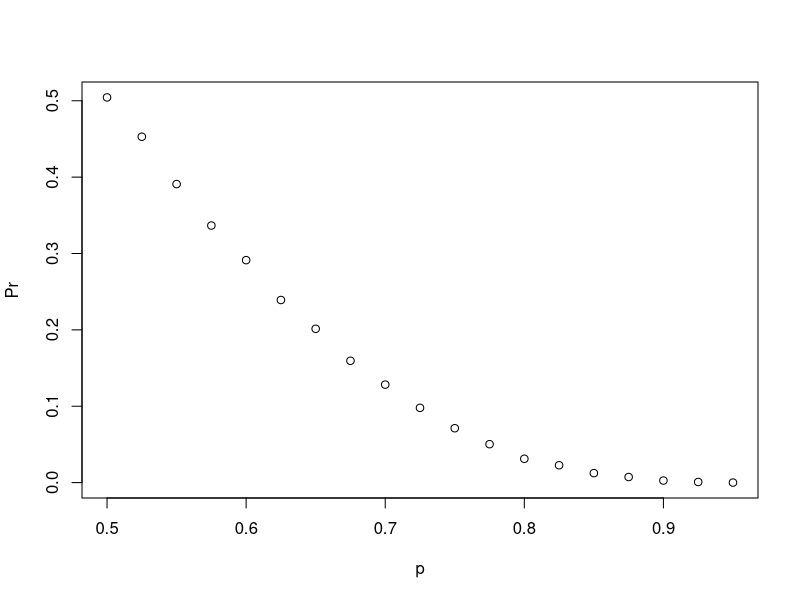
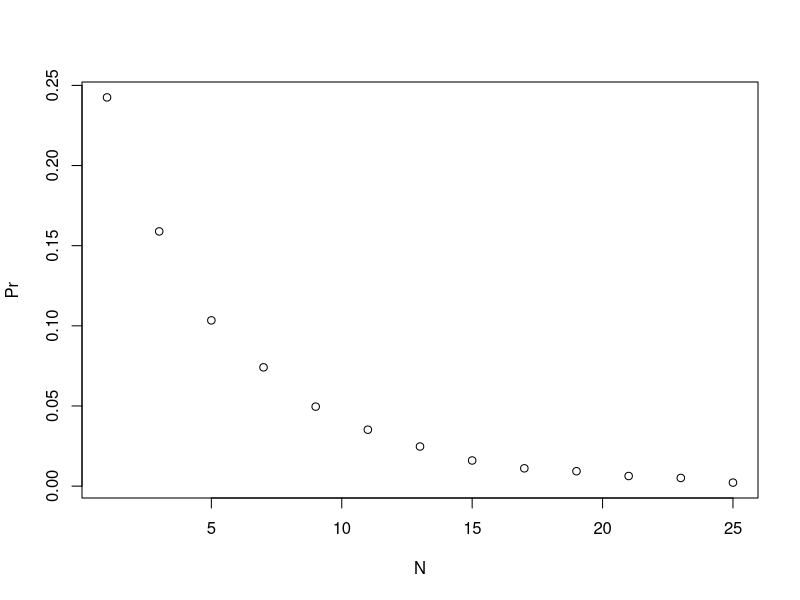

Here is the R script that generated these plots, in order:
###### Section 1.1 Introduction to Discrete Probability ######

### Assessment: Intro to Discrete Probability (on edx)

  #Imagine a box containing 3 cyan balls, 5 magenta balls, and 7 yellow balls. 

balls <- rep(c("cyan", "magenta", "yellow"), times = c(3,5,7))

  #Q1: What is the probability of drawing one cyan ball? 0.2

    mean(balls == "cyan")
  
  #Q2: What is the probability that the ball will not be cyan? 0.8
    mean(!balls == "cyan")
    
  #Q3: Consider sampling without replacement. What is the probability that the first draw is cyan and the second draw is not cyan?
    (3/15)*(12/14)
  
  #Q4: COnsider sampling w/replacement. What is the probability that the first draw is cyan and that the second draw is not cyan?
    mean(balls == "cyan") * mean(!balls == "cyan")
    3/15 * 12/15 #alternative
  
#### Assessment: Intro to Discrete Probability (datacamp; same problems as edx only solved differently)
    cyan <- 3
    magenta <- 5
    yellow <- 7
    
  #Q1: What is the probability of drawing one cyan ball?
    p <- cyan/(cyan + magenta + yellow)
  #Q2: Using the probability of choosing a cyan ball, p, calculate the probability of choosing any other ball.
    1-p
  #Q3: Consider sampling without replacement. What is the probability that the first draw is cyan and the second draw is not cyan?
      #Calculate the conditional probability p_2 of choosing a ball that is not cyan after one cyan ball has been removed from the box.
      #Calculate the joint probability of both choosing a cyan ball on the first draw and a ball that is not cyan on the second draw using
      #p_1 and p_2
    p_2 <- 12/14
    p_1 <- cyan/(cyan + magenta + yellow)
    p_1 * p_2
  #Q4: COnsider sampling w/replacement. What is the probability that the first draw is cyan and that the second draw is not cyan?
      #Calculate the probability p_2 of choosing a ball that is not cyan on the second draw, with replacement. Next, use p_1 and p_2 to 
      #calculate the probability of choosing a cyan ball on the first draw and a ball that is not cyan on the second draw (after replacing
      #the first ball).
    p_1 <- cyan / (cyan + magenta + yellow)
    p_2 <- (magenta + yellow)/(cyan + magenta + yellow)
    p_1 * p_2
    
###### Section 1.2: Combinations and permutations ######
library(gtools)  
    
  #Q2: You've drawn 5 balls from a box that has 3 cyan balls, 5 magenta balls, and 7 yellow balls, with replacement, and all have been yellow.
      #What is the probability that the next one is yellow? (events are independent, therefore the Pr of a yellow draw remains the same 
      #across n trials)

balls <- rep(c("cyan", "magenta", "yellow"), times = c(3,5,7))
p_yellow <- mean(balls == "yellow")

 #course answer
cyan <- 3
magenta <- 5
yellow <- 7

p_yellow <- yellow/(cyan+magenta+yellow)

  #Q3: If you roll a 6-sided die once, what is the probability of not seeing a 6? If you roll a 6-sided die six times, what is the 
      #probability of not seeing a 6 on any roll?

p_no6 <- 5/6
p_no6^6

  #Q4: What is the probability that the Celtics win at least one of seven games if the Cavs have a 60% chance of winning each game?
      #Remember that the Celtics must win one of the first four games, or the series will be over!      
      #Calculate the probability that the Cavs will win the first four games of the series.
      #Calculate the probability that the Celtics win at least one game in the first four games of the series.
  
p_cavs_win4 <- 0.60^4
1-p_cavs_win4

  #Q5: Create a Monte Carlo simulation to confirm your answer to the previous problem by estimating how frequently the Celtics win
      #at least 1 of 4 games. Use 10000 simulations. The provided sample code simulates a single series of four random games, simulated_games

B <- 10000
set.seed(1)
celtic_wins <- replicate(B, {
  simulated_games <- sample(c("lose","win"), 4, replace = TRUE, prob = c(0.6, 0.4))
  any(simulated_games == "win")
})
mean(celtic_wins)

###### Section 1.3: Addition rule and Monty Hall ######

  #Two teams, say the Cavs and the Warriors, are playing a seven game championship series. The first to win four games wins the series. 
  #The teams are equally good, so they each have a 50-50 chance of winning each game.

  #Q1: If the Cavs lose the first game, what is the probability that they win the series?

  #Initial answer
n<-6
outcomes<-c(0,1)
l<-list(outcomes)
l<-rep(l, times = n)
l<-expand.grid(l)
mean(rowSums(l) >= 4)

  #alternative answer I thought of while attempting Q2
outcomes<-c(0,1)
games<-permutations(2,6, v = outcomes, repeats.allowed = TRUE)
mean(rowSums(games) >= 4)

  #Q2: Confirm the results of the previous question with a Monte Carlo simulation to estimate the probability of the Cavs winning the series
      #after losing the first game.

B<-10000
set.seed(1)
results<-replicate(B,{
  outcomes<-c(0,1)
  games<-sample(outcomes,6, replace = TRUE)
  sum(games) >= 4
  })
mean(results)

  #Q3: Teams A and B are playing a seven series game series. Team A is better than team B and has p > .5 chance of winning each game.
      #Assign the variable 'p' as the vector of probabilities that team A will win.
p <- seq(0.5, 0.95, 0.025)
      #Given a value 'p', the probability of winning the series for the underdog team B can be computed with the following function:
prob_win <- function(p){
  B <- 10000
  result <- replicate(B, {
    b_win <- sample(c(1,0), 7, replace = TRUE, prob = c(1-p, p))
    sum(b_win)>=4
  })
  mean(result)
}
      #Apply the 'prob_win' function across the vector of probabilities that team A will win to determine the probability that team B will win.
Pr <- sapply(p, prob_win)

      #Plot the probability 'p' on the x-axis and 'Pr' on the y-axis.
plot(p, Pr)

  #Q4:Repeat the previous exercise, but keep the probability that team A wins fixed at p <- 0.75 and compute the probability for 
      #different series lengths. For example, wins in best of 1 game, 3 games, 5 games, and so on through a series that lasts 25 games.

N<-seq(1,25,2)

prob_win <- function(N, p=0.75){
  B <- 10000
  result <- replicate(B, {
    b_win <- sample(c(1,0), N, replace = TRUE, prob = c(1-p, p))
    sum(b_win)>=(N+1)/2
  })
  mean(result)
}

Pr <- sapply(N, prob_win)
plot(N,Pr)

###### Section 1.4: Assessment: Discrete Probability
library(gtools)
library(tidyverse)
options(digits = 3)


### Question 1: Olympic running

#In the 200m dash finals in the Olympics, 8 runners compete for 3 medals (order matters). In the 2012 Olympics, 3 of 8 runners
#were from Jamaica and the other 5 were from different countries. The three medals were all won by Jamaica (Usain Bolt, Yohan Blake, and Warren Weir).

  #1a:How many different ways can the 3 medals be distributed across 8 runners?

nrow(permutations(8,3))

  #1b: How many different ways can the three medals be distributed among the 3 runners from Jamaica?

nrow(permutations(3,3))

  #1c:What is the probability that all 3 medals are won by Jamaica?

Pr <- nrow(permutations(3,3))/nrow(permutations(8,3))

  #1d: Run a Monte Carlo simulation on the vector below representing the countries of the 8 runners in this race:

runners <- c("Jamaica", "Jamaica", "Jamaica", "USA", "Ecuador", "Netherlands", "France", "South Africa")

    #For each iteration of the Monte Carlo simulation, within a replicate loop, select 3 runners representing the 3 medalists and 
    #check whether they are all from Jamaica. Repeat this simulation 10,000 times. Set the seed to 1 before running the loop.
    #Calculate the probability that all the runners are from Jamaica.

set.seed(1)
B <- 10000
results <- replicate(B,{
  runners <- c("Jamaica", "Jamaica", "Jamaica", "USA", "Ecuador", "Netherlands", "France", "South Africa")
  medalists <- sample(runners, 3)
  all(medalists == "Jamaica")
  })
mean(results)

### Question 2: Restaurant management

#A restaurant manager wants to advertise that his lunch special offers enough choices to eat different meals every day of the year.
#He wants to change his special if needed to allow at least 365 choices. A meal at the restaurant includes 1 entree, 2 sides, and 1 drink.
#He currently offers a choice of 1 entree from a list of 6 options, a choice of 2 different sides from a list of 6 options, and a choice of 
#1 drink from a list of 2 options.

  #2a: How many meal combinations are possible with the current menu?

entree <- 6
side<- combinations(6,2)
drink <- 2

entree * nrow(side) * drink

  #2b: The manager has one additional drink he could add.How many combinations are possible if he expands the special to 3 drink options?

entree <- 6
side<- combinations(6,2)
drink <- 3

entree * nrow(side) * drink

  #2c: The manager decides to add the third drink but needs to expand the number of options. He would prefer not to change his menu further and 
  #wants to know if he can meet his goal by letting customers choose more sides. How many meal combinations are there if customers can choose
  #from 6 entrees, 3 drinks, and select 3 sides from the current 6 options?

entree <- 6
side<- combinations(6,3)
drink <- 3

entree * nrow(side) * drink

  #2d: The manager is concerned that customers may not want 3 sides with their meal. He is willing to increase the number of entree choices
  #instead, but if he adds too many expensive options it could eat into profits. He wants to know how many entree choices he would have to
  #offer in order to meet his goal.
  #Write a function that takes a number of entree choices and returns the number of meal combinations possible given that number of entree
  #options, 3 drink choices, and a selection of 2 sides from 6 options. Use sapply to apply the function to entree option counts ranging
  #from 1 to 12. What is the minimum number of entree options required in order to generate more than 365 combinations?

n <- 1:12
meals <- function(n){
  n * nrow(combinations(6,2)) * 3
}

total_meals <- sapply(n, meals)

data.frame(entrees = n, meals = total_meals) %>%
  filter(meals > 365) %>%
  min(.$entrees)

  #2e: The manager isn't sure he can afford to put that many entree choices on the lunch menu and thinks it would be cheaper for him to 
  #expand the number of sides. He wants to know how many sides he would have to offer to meet his goal of at least 365 combinations.
  #Write a function that takes a number of side choices and returns the number of meal combinations possible given 6 entree choices, 
  #3 drink choices, and a selection of 2 sides from the specified number of side choices. Use sapply to apply the function to side counts
  #ranging from 2 to 12. What is the minimum number of side options required in order to generate more than 365 combinations?

n <- 2:12
meals <- function(n){
  6 * nrow(combinations(n,2)) * 3
}

total_meals <- sapply(n, meals)

data.frame(sides = n, meals = total_meals) %>%
  filter(meals > 365) %>%
  min(.$sides)

### Question 3 and 4: Esophageal cancer and alcohol/tobacco use, part 1

#Case-control studies help determine whether certain exposures are associated with outcomes such as developing cancer. 
#The built-in dataset esoph contains data from a case-control study in France comparing people with esophageal cancer 
#(cases, counted in ncases) to people without esophageal cancer (controls, counted in ncontrols) that are carefully matched on a 
#variety of demographic and medical characteristics. The study compares alcohol intake in grams per day (alcgp) and tobacco intake
#in grams per day (tobgp) across cases and controls grouped by age range (agegp).

  #3a: How many groups are in the study?


agegp <- nlevels(esoph$agegp) #while the possible number of combinations is the multiplication of the levels of all factor variables,
alcgp <- nlevels(esoph$alcgp) #the dataset does not have data points for all of these possible cobinations. Upon observing the
tobgp <- nlevels(esoph$tobgp) #data with commands such as view(esoph), it becomes clear there is only one datum point for only some
                              #combinations. This, using the nrow command would show the number of possible combinations for which we
groups <- agegp*alcgp*tobgp   #do have at least one datum.
nrow(esoph)

  #3b: How many cases are there? Save this value as all_cases

all_cases <- sum(esoph$ncontrols)

  #4a: What is the probability that a subject in the highest alcohol consumption group is a cancer case?

  #My answer

esoph_high <- esoph %>%
  filter(alcgp == "120+")
sum(esoph_high$ncases)/sum (sum(esoph_high$ncases), sum(esoph_high$ncontrols))

  #Course answer

esoph %>%
  filter(alcgp == "120+") %>%
  summarize(ncases = sum(ncases), ncontrols = sum(ncontrols)) %>%
  mutate(p_case = ncases / (ncases + ncontrols)) %>%
  pull(p_case)

  #4b: What is the probability that a subject in the lowest alcohol consumption group is a cancer case?

esoph %>%
  filter(alcgp == "0-39g/day") %>%
  summarize(ncases = sum(ncases), ncontrols = sum(ncontrols)) %>%
  mutate(p_case = ncases / (ncases + ncontrols)) %>%
  pull(p_case)

  #4c: Given that a person is a case, what is the probability that they smoke 10g or more a day?

esoph %>%
  filter(!ncases == 0) %>%
  summarize(tobgp_10 = sum(ncases[!tobgp == "0-9g/day"]),
            tobgp = sum(ncases)) %>%
  mutate(p_smoke = tobgp_10/tobgp) %>%
  pull(p_smoke)

  
  #4d: Given that a person is a control, what is the probability that they smoke 10g or more a day?

esoph %>%
  summarize(tobgp_10 = sum(ncontrols[!tobgp == "0-9g/day"]),
            tobgp = sum(ncontrols)) %>%
  mutate(p_smoke = tobgp_10/tobgp) %>%
  pull(p_smoke)


